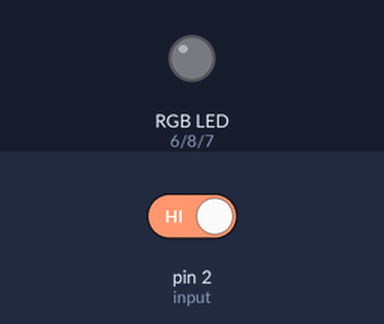
A sketch run on a simulated Arduino Uno, built with avr-gcc and run on an emulated ATmega328P. Parts: an RGB LED mixed from three pins (HIGH = lit). Dashed ring = blinking. Inputs (shaded band) come from the test bench; at power-on: pin 2 (input) HIGH.

Above: at 1.2 s.
1.3 s: pin 2 (input) driven LOW
At 1.55 s:
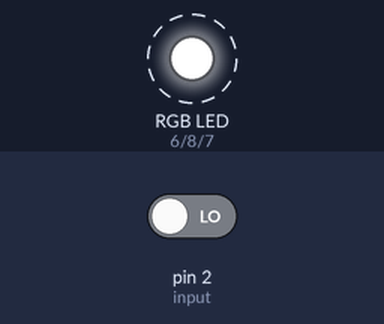
At 1.95 s:
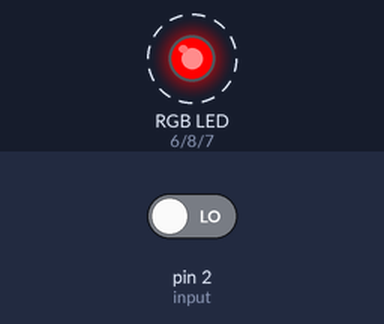
4.3 s: pin 2 (input) driven HIGH
At 4.3 s:
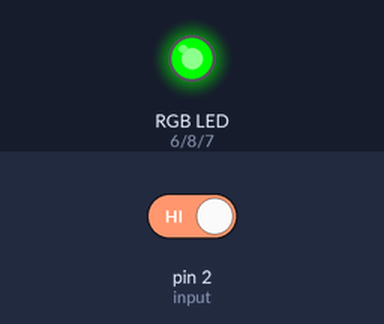
Timing chart, 0 to 7.3 s (numbered marks = the images above; inputs shaded):
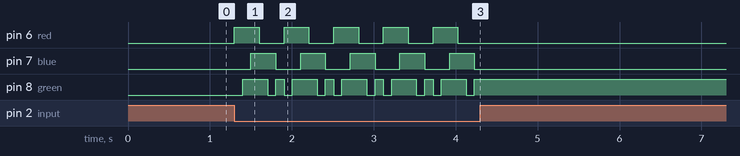

Measured:
- after the input at 1.3 s, pin 6 (red): alternates HIGH for 0.30 s and LOW for 0.30 s, starting at once; pin 7 (blue): alternates HIGH for 0.30 s and LOW for 0.30 s, starting after 0.20 s; pin 8 (green): LOW → HIGH after 0.10 s, then repeats every 0.61 s: LOW 0.10 s, HIGH 0.10 s, LOW 0.10 s, HIGH 0.30 s
- after the input at 4.3 s, pin 6 (red), pin 7 (blue): stops changing and stays LOW; pin 8 (green): stops changing and stays HIGH

The sketch:

W8_RGBled.ino
```cpp
// Description: This program is designed to blink each color of a RGB LED
// When the reading on the input pin is low. You can switch the delay to your
// convienience :)

#define red 6
#define blue 7
#define green 8
//Pin outputs for RGB LED

#define input 2
//Input pin for buttom

void setup()
{
  pinMode(red,OUTPUT);
  pinMode(blue,OUTPUT);
  pinMode(green,OUTPUT);
  pinMode(input,INPUT);
  return;
}

long unsigned delayCurrent=0, delayPrev=0;
const int Delay=100;
int count=0;

void loop()
{
  delayCurrent=millis();

  if( (delayCurrent-delayPrev>Delay) && digitalRead(input)==LOW )
  {
    if(count==0 || count==1 || count==2)
      digitalWrite(red,HIGH);
     else
      digitalWrite(red,LOW);
    //RED if
    if( count==1 || count==2 || count==3 || count==5)
      digitalWrite(green,HIGH);
    else
      digitalWrite(green,LOW);
    //GREEN if
    if(count==2 || count==3 || count==4)
      digitalWrite(blue,HIGH);
    else
      digitalWrite(blue,LOW);
    //BLUE if
    count++;
    if(count>5)
      count=0;
    delayPrev=delayCurrent;
  }

}
```
